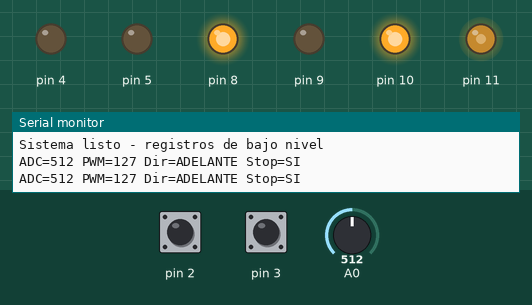
This sketch was run on a simulated Arduino Uno, built with avr-gcc and run on an emulated ATmega328P. On the bench: output pins drawn as LEDs (lit = HIGH), the last lines printed to the serial monitor. Dashed ring = blinking. The inputs (shaded band) are chosen by the test bench; at power-on: pin 2 HIGH, pin 3 HIGH, A0 = 512.

Above: at 1.25 s.
1.3 s: pin 2 pulled LOW for 0.15 s
At 2.5 s:
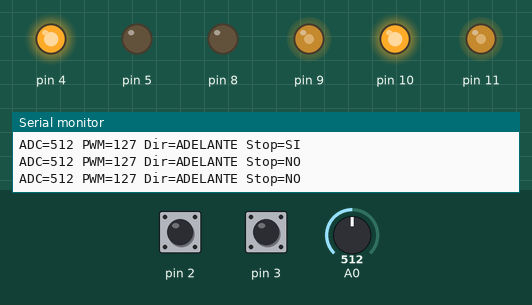
2.9 s: pin 3 pulled LOW for 0.15 s
At 3.9 s:
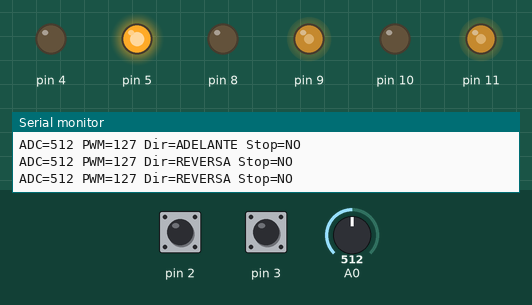
4.5 s: A0 set to 716
At 5.2 s:
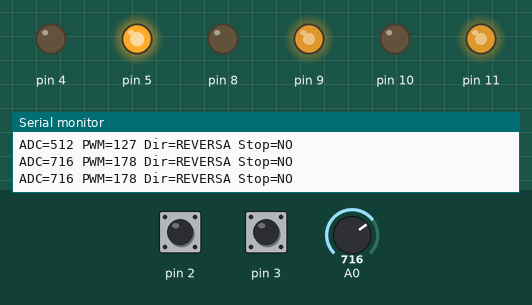
6.0 s: pin 2 pulled LOW for 1 s
At 6.2 s:
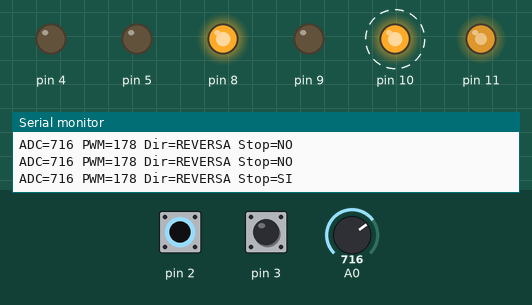
9.0 s: A0 set to 900
At 9.41 s:
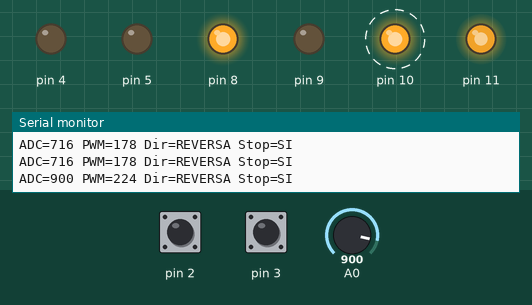
12.0 s: pin 2 pulled LOW for 0.15 s
At 13.1 s:
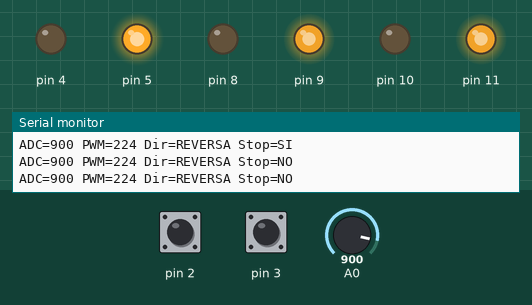
Timing chart, 0 to 14.6 s (numbered marks = the images above; inputs shaded):
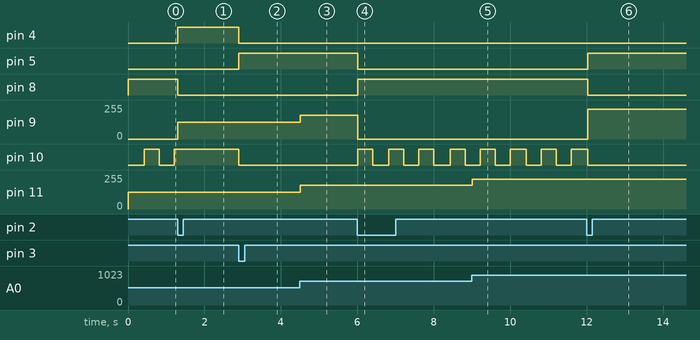

Measured:
- after the input at 1.3 s, pin 4: LOW → HIGH at once; pin 8: HIGH → LOW at once; pin 9: 0/255 → 127/255 at once; pin 10: stops changing and stays HIGH
- after the input at 2.9 s, pin 4, pin 10: HIGH → LOW at once; pin 5: LOW → HIGH at once
- after the input at 4.5 s, pin 9, pin 11: 127/255 → 178/255 at once
- after the input at 6.0 s, pin 5: HIGH → LOW at once; pin 8: LOW → HIGH at once; pin 9: 178/255 → 0/255 at once; pin 10: alternates HIGH for 0.39 s and LOW for 0.42 s, starting at once
- after the input at 9.0 s, pin 11: 178/255 → 224/255 at once
- after the input at 12.0 s, pin 5: LOW → HIGH at once; pin 8: HIGH → LOW at once; pin 9: 0/255 → 224/255 at once; pin 10: goes on until 12.0 s, then stays LOW

The sketch:

motorpuenteh.ino
```cpp
/*
 * Control de velocidad de motor DC - Lazo abierto
 * Usando registros de bajo nivel ATmega328P
 *
 * PINES:
 *   D9  (PB1) → ENA  L293D  — PWM via Timer1 (OC1A)
 *   D4  (PD4) → IN1  L293D
 *   D5  (PD5) → IN2  L293D
 *   D2  (PD2) → BTN STOP  (INT0)
 *   D3  (PD3) → BTN DIR   (INT1)
 *   A0  (PC0) → Potenciómetro
 *   D8  (PB0) → LED parada
 *   D10 (PB2) → LED dirección
 *   D11 (PB3) → LED velocidad (PWM via Timer2 OC2A)
 *
 * REGISTROS USADOS:
 *   DDRB, DDRD, PORTB, PORTD  → configuración y escritura de pines digitales
 *   TCCR1A, TCCR1B, OCR1A     → Timer1 para PWM en D9  (ENA, velocidad motor)
 *   TCCR2A, TCCR2B, OCR2A     → Timer2 para PWM en D11 (LED velocidad)
 *   ADMUX, ADCSRA, ADCH/ADCL  → ADC para leer potenciómetro en A0
 *   EICRA, EIMSK              → Interrupciones externas INT0 e INT1
 *   SREG (sei/cli)            → Habilitar/deshabilitar interrupciones globales
 */

#include <avr/io.h>
#include <avr/interrupt.h>

// ──────────────────────────────────────────────
//  PARÁMETROS
// ──────────────────────────────────────────────
#define PWM_MIN      60
#define PWM_MAX      255
#define DEBOUNCE_MS  200

// ──────────────────────────────────────────────
//  ESTADO GLOBAL
// ──────────────────────────────────────────────
volatile bool motorDetenido = true;
volatile bool dirAdelante   = true;
volatile unsigned long t_stop = 0;
volatile unsigned long t_dir  = 0;

// ──────────────────────────────────────────────
//  SETUP
// ──────────────────────────────────────────────
void setup() {
  Serial.begin(115200);

  setup_gpio();
  setup_pwm();
  setup_adc();
  setup_interrupts();

  disable();
  Serial.println(F("Sistema listo - registros de bajo nivel"));
}

// ──────────────────────────────────────────────
//  CONFIGURACIÓN DE PINES (DDR y PORT)
// ──────────────────────────────────────────────
void setup_gpio() {
  /*
   * DDRx: Data Direction Register
   *   bit=1 → salida (OUTPUT)
   *   bit=0 → entrada (INPUT)
   *
   * PORTx cuando es entrada:
   *   bit=1 → activa pull-up interno
   *   bit=0 → entrada flotante (sin pull-up)
   */

  // PUERTO B — salidas: PB0(D8 LED), PB1(D9 ENA), PB2(D10 LED), PB3(D11 LED)
  DDRB |= (1 << PB0) | (1 << PB1) | (1 << PB2) | (1 << PB3);

  // PUERTO D — salidas: PD4(D4 IN1), PD5(D5 IN2)
  DDRD |= (1 << PD4) | (1 << PD5);

  // PUERTO D — entradas con pull-up: PD2(D2 INT0 BTN_STOP), PD3(D3 INT1 BTN_DIR)
  // DDR en 0 (entrada) ya es el valor por defecto, solo activar pull-up en PORT
  DDRD  &= ~((1 << PD2) | (1 << PD3));  // PD2, PD3 como entradas
  PORTD |=  (1 << PD2)  | (1 << PD3);   // Pull-up interno activo

  // PUERTO C — entrada ADC: PC0(A0) — DDR en 0 por defecto, sin pull-up
  DDRC  &= ~(1 << PC0);
  PORTC &= ~(1 << PC0);
}

// ──────────────────────────────────────────────
//  CONFIGURACIÓN PWM
// ──────────────────────────────────────────────
void setup_pwm() {
  /*
   * TIMER 1 → PWM en D9 (PB1 = OC1A), 8 bits, para ENA del L293D
   *
   * TCCR1A:
   *   COM1A1=1, COM1A0=0 → modo no-inversor en OC1A
   *   WGM11=0, WGM10=1   → combinado con TCCR1B para Fast PWM 8-bit (modo 5)
   *
   * TCCR1B:
   *   WGM13=0, WGM12=1   → Fast PWM 8-bit (TOP = 0xFF)
   *   CS11=1, CS10=1     → prescaler 64 → ~976 Hz (audible pero funciona)
   *
   * OCR1A: valor de comparación (0–255), determina el duty cycle
   *   duty = OCR1A / 255 × 100%
   */
  TCCR1A = (1 << COM1A1) | (1 << WGM10);
  TCCR1B = (1 << WGM12)  | (1 << CS11) | (1 << CS10);
  OCR1A  = 0;  // Iniciar en 0 (motor detenido)

  /*
   * TIMER 2 → PWM en D11 (PB3 = OC2A), para LED de velocidad
   *
   * TCCR2A:
   *   COM2A1=1 → modo no-inversor en OC2A
   *   WGM21=1, WGM20=1 → Fast PWM (TOP = 0xFF)
   *
   * TCCR2B:
   *   CS22=1, CS21=1, CS20=0 → prescaler 256 → ~245 Hz
   *
   * OCR2A: duty cycle del LED (0=apagado, 255=máximo brillo)
   */
  TCCR2A = (1 << COM2A1) | (1 << WGM21) | (1 << WGM20);
  TCCR2B = (1 << CS22) | (1 << CS21);
  OCR2A  = 0;
}

// ──────────────────────────────────────────────
//  CONFIGURACIÓN ADC
// ──────────────────────────────────────────────
void setup_adc() {
  /*
   * ADMUX — Multiplexor ADC:
   *   REFS1=0, REFS0=1 → referencia = AVCC (5V del Arduino)
   *   ADLAR=0          → resultado alineado a derecha (usar ADCH:ADCL, 10 bits)
   *   MUX3:0 = 0000    → canal ADC0 = pin A0
   *
   * ADCSRA — Control y estado:
   *   ADEN=1  → habilitar el ADC
   *   ADPS2=1, ADPS1=1, ADPS0=1 → prescaler 128 → 16MHz/128 = 125kHz
   *     (ADC requiere entre 50kHz y 200kHz para máxima resolución)
   */
  ADMUX  = (1 << REFS0);                          // AVCC como referencia, canal 0
  ADCSRA = (1 << ADEN) | (1 << ADPS2) | (1 << ADPS1) | (1 << ADPS0);  // Habilitar, prescaler 128
}

// ──────────────────────────────────────────────
//  CONFIGURACIÓN INTERRUPCIONES EXTERNAS
// ──────────────────────────────────────────────
void setup_interrupts() {
  /*
   * EICRA — External Interrupt Control Register A:
   *   ISC01=1, ISC00=0 → INT0 dispara en flanco de bajada (FALLING)
   *   ISC11=1, ISC10=0 → INT1 dispara en flanco de bajada (FALLING)
   *   (flanco de bajada = pulsador presionado con pull-up)
   *
   * EIMSK — External Interrupt Mask Register:
   *   INT0=1 → habilitar INT0
   *   INT1=1 → habilitar INT1
   *
   * sei() → habilitar interrupciones globales (bit I del SREG)
   */
  EICRA |= (1 << ISC01) | (1 << ISC11);  // Flanco de bajada para INT0 e INT1
  EICRA &= ~((1 << ISC00) | (1 << ISC10));
  EIMSK |= (1 << INT0) | (1 << INT1);    // Habilitar INT0 e INT1
  sei();                                  // Interrupciones globales ON
}

// ──────────────────────────────────────────────
//  LECTURA ADC (bloqueante)
// ──────────────────────────────────────────────
uint16_t leer_adc() {
  /*
   * Iniciar conversión: ADSC=1
   * Esperar hasta que ADSC vuelva a 0 (conversión completa)
   * Leer ADCL primero (obligatorio), luego ADCH
   * Resultado = ADCH:ADCL (10 bits, 0–1023)
   */
  ADCSRA |= (1 << ADSC);           // Iniciar conversión
  while (ADCSRA & (1 << ADSC));    // Esperar fin de conversión
  return ADC;                       // Registro ADC = ADCL + ADCH combinados
}

// ──────────────────────────────────────────────
//  LOOP PRINCIPAL
// ──────────────────────────────────────────────
void loop() {
  // 1. Leer potenciómetro y mapear a PWM
  uint16_t adc = leer_adc();
  uint8_t  pwm = (uint8_t)((uint32_t)adc * PWM_MAX / 1023);

  // 2. LED velocidad: brillo proporcional (Timer2 OC2A)
  OCR2A = pwm;

  // 3. Control del motor
  if (motorDetenido) {
    disable();
    // LED parada ON: PB0 = 1
    PORTB |= (1 << PB0);
    // Parpadeo LED dirección: PB2 toggle cada ~400ms
    if ((millis() / 400) % 2) PORTB |=  (1 << PB2);
    else                       PORTB &= ~(1 << PB2);

  } else {
    // LED parada OFF
    PORTB &= ~(1 << PB0);
    // LED dirección según sentido
    if (dirAdelante) PORTB |=  (1 << PB2);
    else             PORTB &= ~(1 << PB2);

    if (pwm < PWM_MIN) {
      disable();
    } else {
      set_bridge_pwm(pwm, dirAdelante);
    }
  }

  // 4. Debug serial cada 500ms
  static unsigned long t_serial = 0;
  if (millis() - t_serial > 500) {
    t_serial = millis();
    Serial.print(F("ADC="));   Serial.print(adc);
    Serial.print(F(" PWM="));  Serial.print(pwm);
    Serial.print(F(" Dir="));  Serial.print(dirAdelante ? F("ADELANTE") : F("REVERSA"));
    Serial.print(F(" Stop=")); Serial.println(motorDetenido ? F("SI") : F("NO"));
  }

  delay(30);
}

// ──────────────────────────────────────────────
//  CONTROL DEL PUENTE H (registros PORT)
// ──────────────────────────────────────────────

void set_bridge_pwm(uint8_t pwm, bool adelante) {
  /*
   * Dirección: manipular PD4 (IN1) y PD5 (IN2) directamente
   * Velocidad: escribir en OCR1A (Timer1 OC1A = D9)
   *
   * Tabla de verdad L293D:
   *   IN1=1, IN2=0 → adelante
   *   IN1=0, IN2=1 → reversa
   */
  if (adelante) {
    PORTD |=  (1 << PD4);  // IN1 = HIGH
    PORTD &= ~(1 << PD5);  // IN2 = LOW
  } else {
    PORTD &= ~(1 << PD4);  // IN1 = LOW
    PORTD |=  (1 << PD5);  // IN2 = HIGH
  }
  OCR1A = pwm;  // Duty cycle del PWM en ENA
}

void disable() {
  // ENA = 0 (PWM a 0), IN1 = IN2 = 0
  OCR1A  = 0;
  PORTD &= ~((1 << PD4) | (1 << PD5));
}

void fast_stop() {
  // Freno eléctrico: IN1 = IN2 = 1 con ENA activo
  PORTD |= (1 << PD4) | (1 << PD5);
  OCR1A  = 255;
}

// Mantener funciones originales (ahora usan registros internamente)
void clockwise()         { set_bridge_pwm(255, true);  }
void counter_clockwise() { set_bridge_pwm(255, false); }

// ──────────────────────────────────────────────
//  ISR — INTERRUPCIONES EXTERNAS
// ──────────────────────────────────────────────

ISR(INT0_vect) {
  // INT0 → PD2 → BTN STOP
  unsigned long ahora = millis();
  if (ahora - t_stop > DEBOUNCE_MS) {
    motorDetenido = !motorDetenido;
    t_stop = ahora;
  }
}

ISR(INT1_vect) {
  // INT1 → PD3 → BTN DIR
  unsigned long ahora = millis();
  if (ahora - t_dir > DEBOUNCE_MS) {
    if (!motorDetenido) dirAdelante = !dirAdelante;
    t_dir = ahora;
  }
}
```
